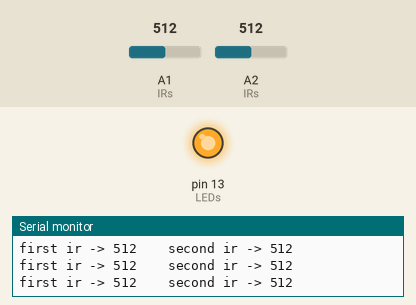
Simulated run of this sketch. Board: Arduino Uno, built with avr-gcc and run on an emulated ATmega328P. On the bench: output pins drawn as LEDs (lit = HIGH), the last lines printed to the serial monitor. Inputs (shaded band) come from the test bench; at power-on: A2 (IRs) = 512, A1 (IRs) = 512.

Above: at 1.2 s.
1.3 s: A2 (IRs) set to 329
4.3 s: A2 (IRs) set to 310
At 5.1 s:
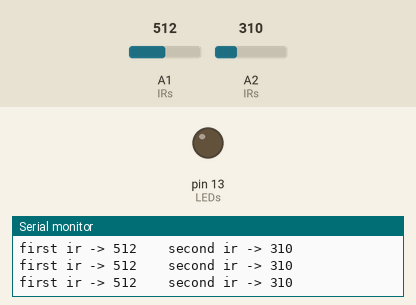
5.8 s: A2 (IRs) set to 511
At 6.3 s:
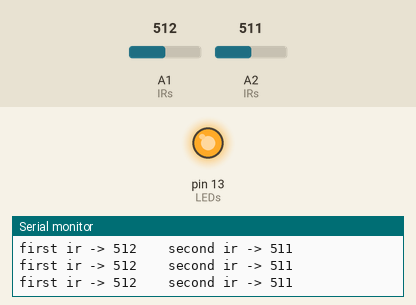
8.8 s: A2 (IRs) set to 306
At 9.8 s:
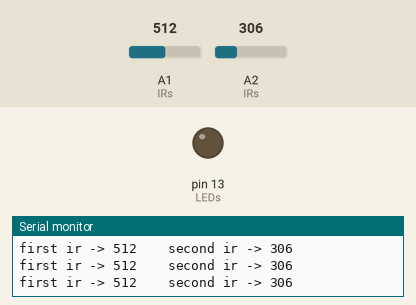
Timing chart, 0 to 11.8 s (numbered marks = the images above; inputs shaded):
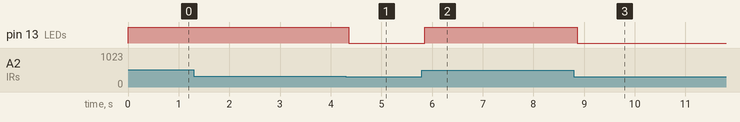

Measured:
- the behaviour switches between 320 and 319 on A2 (IRs) (found by bisection; images 0 and 1)
- after the input at 4.3 s, pin 13 (LEDs): HIGH → LOW after 0.06 s
- after the input at 5.8 s, pin 13 (LEDs): LOW → HIGH after 0.06 s
- after the input at 8.8 s, pin 13 (LEDs): HIGH → LOW after 0.06 s

The sketch:

activity_4.ino
```cpp
int LED3 = 13, LED2 = 1, LED1 = 0;
int ir1 = A1, ir2 = A2;
int LEDs[] = {LED1, LED3, LED2};
int IRs[] = {ir1, ir2};

int valueOffset0 = 175;
int whiteState0 = 20 + valueOffset0;
int valueOffset1 = 300;
int whiteState1 = 20 + valueOffset1;

void setup(){
  for(int i=0; i<3; i++){
    pinMode(LEDs[i], OUTPUT);
    digitalWrite(LEDs[i], LOW);
  }
  for(int j=0; j<2; j++){
    pinMode(IRs[j], INPUT);
  }
  Serial.begin(9600);
}
void loop(){
  int state0 = analogRead(IRs[0]);
  int state1 = analogRead(IRs[1]);

  Serial.print("first ir -> " + String(state0));
  Serial.print("    ");
  Serial.print("second ir -> " + String(state1));
  Serial.println("");

  if(state0 < whiteState0){
    digitalWrite(LEDs[0], HIGH);
  } else {
    digitalWrite(LEDs[0], LOW);
  }

  if(state1 < whiteState1){
    digitalWrite(LEDs[1], LOW);
  } else{
    digitalWrite(LEDs[1], HIGH);
  }
}
```
